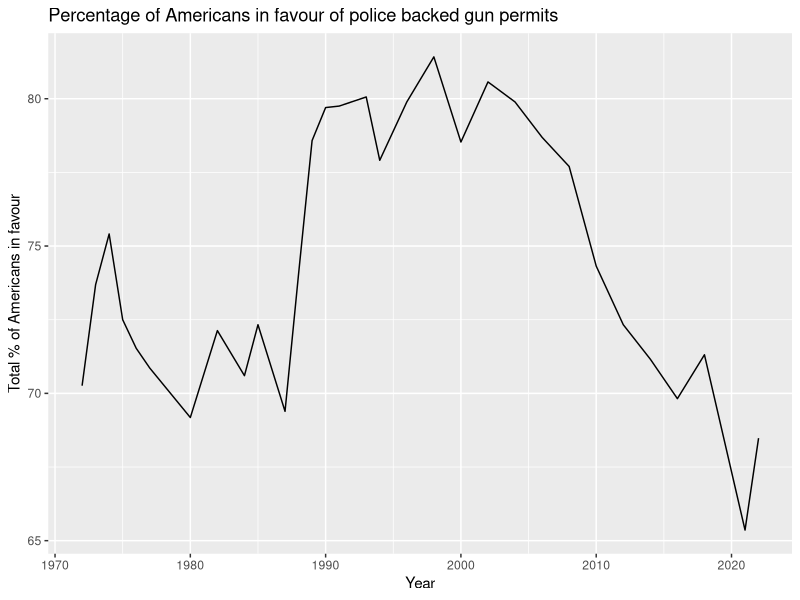

R code for this plot:
library(tidyr)
library(tidyverse)
library(here)
library(ggplot2)



library(readr) 
Gunlaw <- read_csv("data/analysis_data/Gunlaw.csv")
View(Gunlaw)

transform(Gunlaw, 'Total Americans in Favour' = as.numeric('Total Americans in Favour')) 

names(Gunlaw) <- c("Year", "Total")

ggplot(data=Gunlaw, aes(x = Year, y = Total, group = 1)) +
  geom_line()+
  labs(title = "Percentage of Americans in favour of police backed gun permits", y = "Total % of Americans in favour")

















